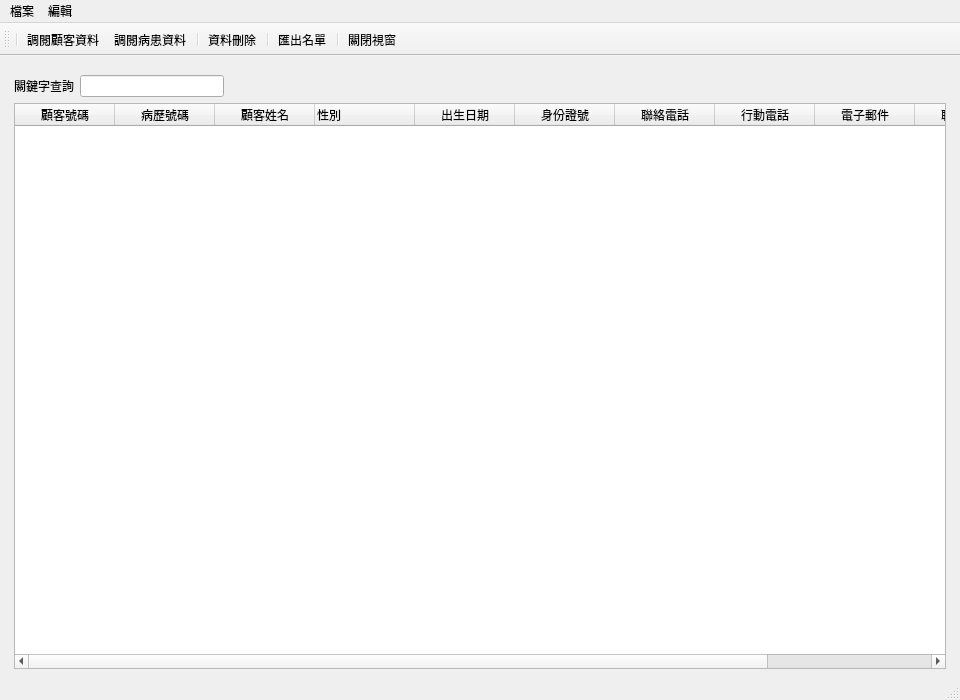
<?xml version="1.0" encoding="UTF-8"?>
<ui version="4.0">
 <class>CaseListWindow</class>
 <widget class="QMainWindow" name="CaseListWindow">
  <property name="geometry">
   <rect>
    <x>0</x>
    <y>0</y>
    <width>960</width>
    <height>700</height>
   </rect>
  </property>
  <property name="windowTitle">
   <string>病歷查詢</string>
  </property>
  <property name="toolButtonStyle">
   <enum>Qt::ToolButtonTextUnderIcon</enum>
  </property>
  <widget class="QWidget" name="centralwidget">
   <layout class="QVBoxLayout" name="verticalLayout_2">
    <item>
     <layout class="QVBoxLayout" name="verticalLayout" stretch="0,0">
      <property name="leftMargin">
       <number>5</number>
      </property>
      <property name="topMargin">
       <number>10</number>
      </property>
      <property name="rightMargin">
       <number>5</number>
      </property>
      <item>
       <layout class="QHBoxLayout" name="horizontalLayout">
        <item>
         <widget class="QLabel" name="label">
          <property name="text">
           <string>關鍵字查詢</string>
          </property>
         </widget>
        </item>
        <item>
         <widget class="QLineEdit" name="lineEdit_keyword"/>
        </item>
        <item>
         <spacer name="horizontalSpacer">
          <property name="orientation">
           <enum>Qt::Horizontal</enum>
          </property>
          <property name="sizeHint" stdset="0">
           <size>
            <width>40</width>
            <height>20</height>
           </size>
          </property>
         </spacer>
        </item>
        <item>
         <spacer name="horizontalSpacer_5">
          <property name="orientation">
           <enum>Qt::Horizontal</enum>
          </property>
          <property name="sizeHint" stdset="0">
           <size>
            <width>40</width>
            <height>20</height>
           </size>
          </property>
         </spacer>
        </item>
        <item>
         <spacer name="horizontalSpacer_4">
          <property name="orientation">
           <enum>Qt::Horizontal</enum>
          </property>
          <property name="sizeHint" stdset="0">
           <size>
            <width>40</width>
            <height>20</height>
           </size>
          </property>
         </spacer>
        </item>
        <item>
         <spacer name="horizontalSpacer_2">
          <property name="orientation">
           <enum>Qt::Horizontal</enum>
          </property>
          <property name="sizeHint" stdset="0">
           <size>
            <width>40</width>
            <height>20</height>
           </size>
          </property>
         </spacer>
        </item>
        <item>
         <spacer name="horizontalSpacer_3">
          <property name="orientation">
           <enum>Qt::Horizontal</enum>
          </property>
          <property name="sizeHint" stdset="0">
           <size>
            <width>40</width>
            <height>20</height>
           </size>
          </property>
         </spacer>
        </item>
       </layout>
      </item>
      <item>
       <widget class="QTableWidget" name="tableWidget_massage_customer_list">
        <property name="editTriggers">
         <set>QAbstractItemView::NoEditTriggers</set>
        </property>
        <property name="selectionMode">
         <enum>QAbstractItemView::SingleSelection</enum>
        </property>
        <property name="selectionBehavior">
         <enum>QAbstractItemView::SelectRows</enum>
        </property>
        <column>
         <property name="text">
          <string>顧客號碼</string>
         </property>
        </column>
        <column>
         <property name="text">
          <string>病歷號碼</string>
         </property>
        </column>
        <column>
         <property name="text">
          <string>顧客姓名</string>
         </property>
        </column>
        <column>
         <property name="text">
          <string>性別</string>
         </property>
         <property name="textAlignment">
          <set>AlignLeading|AlignVCenter</set>
         </property>
        </column>
        <column>
         <property name="text">
          <string>出生日期</string>
         </property>
        </column>
        <column>
         <property name="text">
          <string>身份證號</string>
         </property>
        </column>
        <column>
         <property name="text">
          <string>聯絡電話</string>
         </property>
        </column>
        <column>
         <property name="text">
          <string>行動電話</string>
         </property>
        </column>
        <column>
         <property name="text">
          <string>電子郵件</string>
         </property>
        </column>
        <column>
         <property name="text">
          <string>聯絡地址</string>
         </property>
        </column>
        <column>
         <property name="text">
          <string>備註</string>
         </property>
        </column>
       </widget>
      </item>
     </layout>
    </item>
   </layout>
  </widget>
  <widget class="QMenuBar" name="menubar">
   <property name="geometry">
    <rect>
     <x>0</x>
     <y>0</y>
     <width>960</width>
     <height>25</height>
    </rect>
   </property>
   <widget class="QMenu" name="menu">
    <property name="title">
     <string>檔案</string>
    </property>
   </widget>
   <widget class="QMenu" name="menu_2">
    <property name="title">
     <string>編輯</string>
    </property>
   </widget>
   <addaction name="menu"/>
   <addaction name="menu_2"/>
  </widget>
  <widget class="QStatusBar" name="statusbar"/>
  <widget class="QToolBar" name="toolBar">
   <property name="palette">
    <palette>
     <active/>
     <inactive/>
     <disabled/>
    </palette>
   </property>
   <property name="windowTitle">
    <string>toolBar</string>
   </property>
   <property name="toolButtonStyle">
    <enum>Qt::ToolButtonTextUnderIcon</enum>
   </property>
   <attribute name="toolBarArea">
    <enum>TopToolBarArea</enum>
   </attribute>
   <attribute name="toolBarBreak">
    <bool>false</bool>
   </attribute>
   <addaction name="separator"/>
   <addaction name="action_open_massage_customer_record"/>
   <addaction name="action_open_patient_record"/>
   <addaction name="separator"/>
   <addaction name="action_delete_record"/>
   <addaction name="separator"/>
   <addaction name="action_export_patient_list"/>
   <addaction name="separator"/>
   <addaction name="action_close"/>
  </widget>
  <action name="action_open_patient_record">
   <property name="icon">
    <iconset>
     <normaloff>../icons/document-open.svg</normaloff>../icons/document-open.svg</iconset>
   </property>
   <property name="text">
    <string>調閱病患資料</string>
   </property>
   <property name="toolTip">
    <string>調閱資料</string>
   </property>
  </action>
  <action name="action_delete_record">
   <property name="icon">
    <iconset>
     <normaloff>../icons/user-trash.png</normaloff>../icons/user-trash.png</iconset>
   </property>
   <property name="text">
    <string>資料刪除</string>
   </property>
  </action>
  <action name="action_export_patient_list">
   <property name="icon">
    <iconset>
     <normaloff>../icons/document-export.svg</normaloff>../icons/document-export.svg</iconset>
   </property>
   <property name="text">
    <string>匯出名單</string>
   </property>
  </action>
  <action name="action_close">
   <property name="icon">
    <iconset>
     <normaloff>../icons/application-exit.svg</normaloff>../icons/application-exit.svg</iconset>
   </property>
   <property name="text">
    <string>關閉視窗</string>
   </property>
  </action>
  <action name="action_open_massage_customer_record">
   <property name="icon">
    <iconset>
     <normaloff>../icons/folder-documents.png</normaloff>../icons/folder-documents.png</iconset>
   </property>
   <property name="text">
    <string>調閱顧客資料</string>
   </property>
   <property name="toolTip">
    <string>調閱顧客資料</string>
   </property>
  </action>
 </widget>
 <resources/>
 <connections/>
 <slots>
  <slot>pushButtonQueryClicked()</slot>
  <slot>pushButtonRequeryClicked()</slot>
  <slot>tableWidgetCellDoubleClicked()</slot>
  <slot>actionOpenCaseTriggered()</slot>
  <slot>actionDeleteCaseTriggered()</slot>
  <slot>actionPrintPresTriggered()</slot>
 </slots>
</ui>
